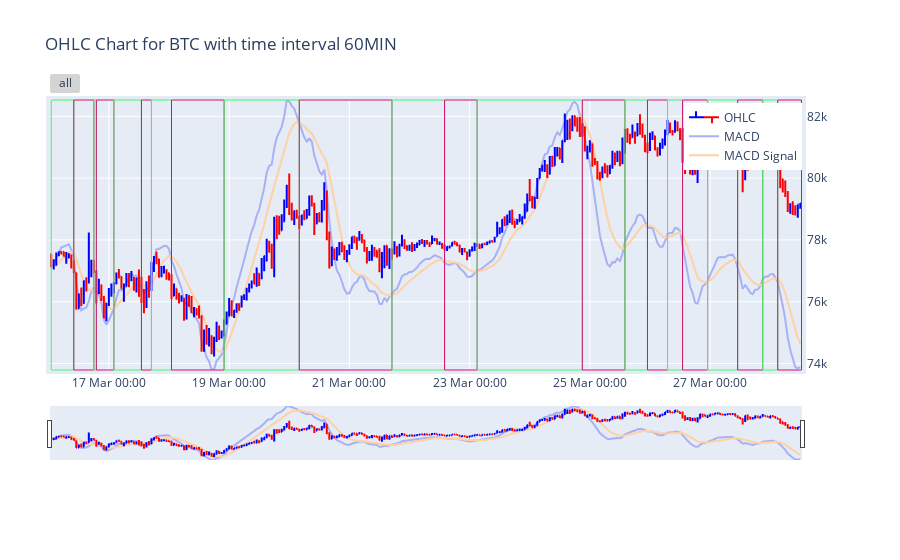
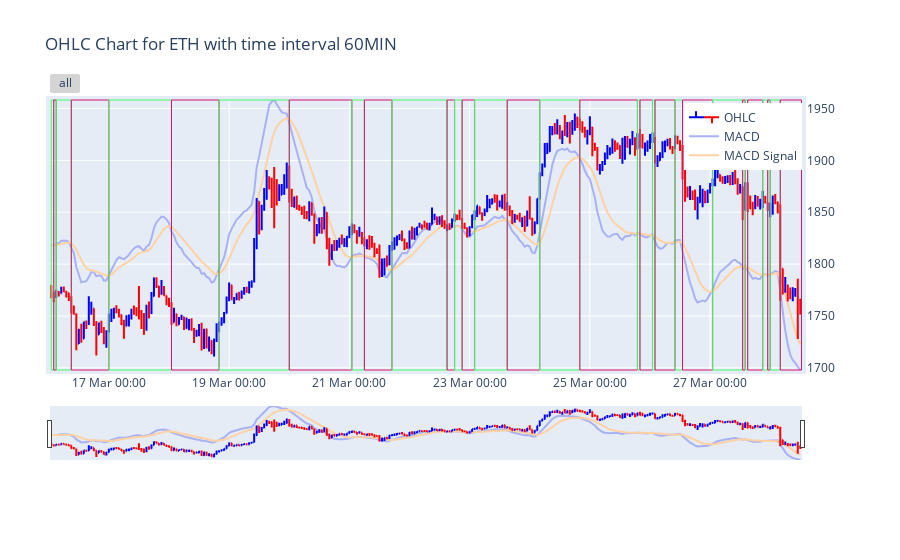
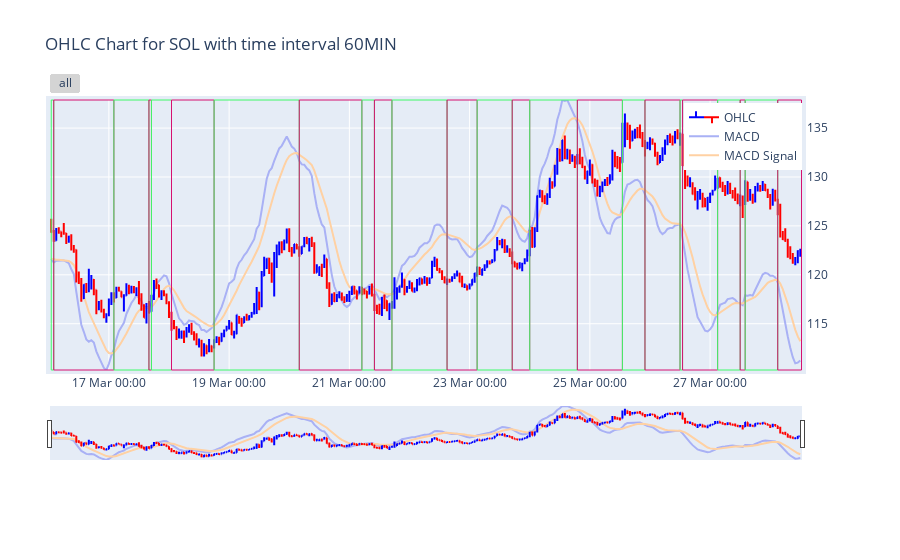
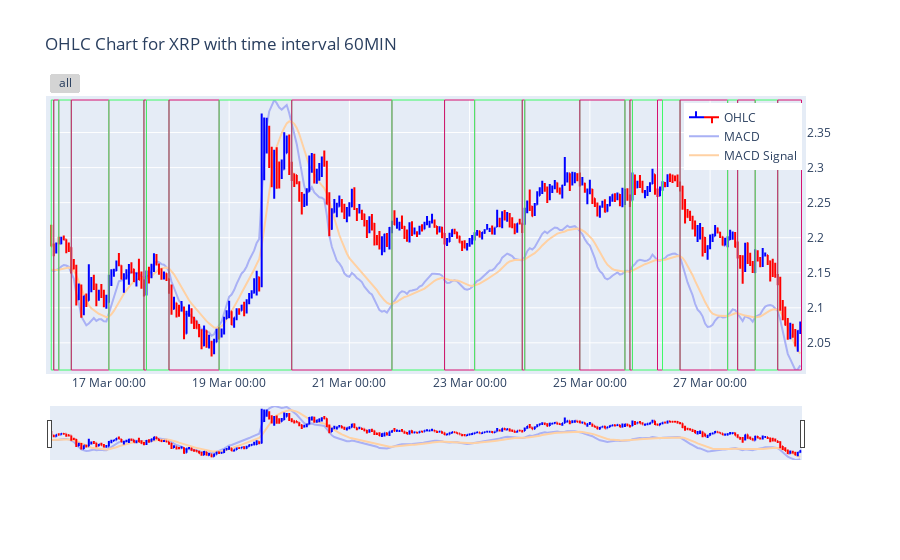

The code cell stored with these charts, in order, in its notebook:
### Code cell
# CHANGE HERE: 1MIN, 15MIN, 60MIN, DAILY
granularity = '60MIN'  # Set the desired granularity for the chart (options: '1MIN', '15MIN', '60MIN', 'DAILY')

# Loop through each cryptocurrency in the MY_CRYPTO_CURRENCIES list
for currency in MY_CRYPTO_CURRENCIES:
    # Filter data for the specific currency and granularity from the df_history_enhanced DataFrame
    df_history_for_chart = df_history_enhanced.query(f'granularity == \'{granularity}\' and base_currency == \'{currency}\'').copy()
    
    # Filter data for the specific currency and granularity from the df_history_market_trend_intervals DataFrame
    df_history_market_trend_for_chart = df_history_market_trend_intervals.query(f'granularity == \'{granularity}\' and base_currency == \'{currency}\'').copy()
    
    # Get the minimum and maximum values of the MACD for the chart's y-axis range
    macd_min = df_history_for_chart['MACD'].min()
    macd_max = df_history_for_chart['MACD'].max()
    
    # Create a figure with secondary y-axis support for multiple traces
    fig = make_subplots(specs=[[{"secondary_y": True}]])
    
    # Add OHLC (Open, High, Low, Close) data to the chart, including color customization for increasing and decreasing candles
    fig.add_trace(go.Ohlc(
        x=df_history_for_chart['date'],
        open=df_history_for_chart['open'],
        high=df_history_for_chart['high'],
        low=df_history_for_chart['low'],
        close=df_history_for_chart['close'],
        increasing_line_color=CANDLE_INCREASE_COLOR,  # Set the color for increasing candles
        decreasing_line_color=CANDLE_DECREASE_COLOR,  # Set the color for decreasing candles
        name='OHLC'), secondary_y=True)
    
    # Add MACD (Moving Average Convergence Divergence) data to the chart
    fig.add_trace(go.Scatter(
        x=df_history_for_chart['date'],
        y=df_history_for_chart['MACD'],
        name='MACD',
        line=dict(color=MACD_COLOR),  # Set the color for the MACD line
        mode='lines'), secondary_y=False)
    
    # Add MACD Signal data to the chart (the signal line for MACD)
    fig.add_trace(go.Scatter(
        x=df_history_for_chart['date'],
        y=df_history_for_chart['MACD_signal'],
        name='MACD Signal',
        line=dict(color=MACD_SIGNAL_COLOR),  # Set the color for the MACD Signal line
        mode='lines'), secondary_y=False)
    
    # Loop through the market trend intervals for the current currency to add vertical rectangles indicating trend periods
    for i in range(df_history_market_trend_for_chart['base_currency'].count()):
        fig.add_vrect(
            x0=df_history_market_trend_for_chart.iloc[i]['start_date'],  # Start of the trend interval
            x1=df_history_market_trend_for_chart.iloc[i]['finish_date'],  # End of the trend interval
            col=1,
            # Optional: You can set the fill color for the rectangle, currently commented out
            line=dict(color=df_history_market_trend_for_chart.iloc[i]['color']),  # Set the line color of the rectangle (based on the trend)
            opacity=1.0,
            line_width=1
        )
    
    # Update the layout of the figure to set various chart properties
    fig.update_layout(
        title=f'OHLC Chart for {currency} with time interval {granularity}',  # Set chart title
        hovermode='x unified',  # Set hover mode to show data across the x-axis
        legend=dict(yanchor="top", y=0.99, xanchor="right", x=0.94),  # Position the legend
        template=PLOTLY_TEMPLATE,  # Set the plot template (style)
        yaxis_range=[macd_min, macd_max],  # Set the y-axis range based on the MACD data
        yaxis1_showgrid=False,  # Hide grid lines for the primary y-axis
        yaxis1_showticklabels=False,  # Hide tick labels for the primary y-axis
        yaxis1_zeroline=False,  # Hide the zero line for the primary y-axis
        margin=dict(
            l=50,  # Left margin
            r=50,  # Right margin
            b=100,  # Bottom margin
            t=100,  # Top margin
            pad=4  # Padding for the margins
        ),
        xaxis=dict(
            rangeselector=dict(
                buttons=[dict(step="all")]  # Set the range selector to show all data
            ),
            rangeslider=dict(visible=True),  # Add a range slider below the x-axis
            type="date"  # Set the x-axis to represent dates
        )
    )
    
    # Set the x-axis tick format depending on the granularity (time interval)
    if granularity == 'DAILY':
        fig.update_layout(xaxis_tickformat='%d %b (%a)')  # Format the date as day/month (week day)
    else:
        fig.update_layout(xaxis_tickformat='%d %b %H:%M')  # Format the date as day/month hour:minute
    
    # Display the figure
    fig.show()

### Figure 1 — Plotly figure (JSON) as saved in the notebook; plotly's stock layout.template omitted (floating-point values rounded to 4 significant figures; data arrays with more than 128 entries replaced by an {"elided": "..."} marker saying what was removed)
{"data": [{"close": {"elided": "300 float values"}, "decreasing": {"line": {"color": "red"}}, "high": {"elided": "300 float values"}, "increasing": {"line": {"color": "blue"}}, "low": {"elided": "300 float values"}, "name": "OHLC", "open": {"elided": "300 float values"}, "type": "ohlc", "x": {"elided": "300 str values"}, "xaxis": "x", "yaxis": "y2"}, {"line": {"color": "#A9B1F5"}, "mode": "lines", "name": "MACD", "type": "scatter", "x": {"elided": "300 str values"}, "xaxis": "x", "y": {"elided": "300 float values"}, "yaxis": "y"}, {"line": {"color": "#FFD1A3"}, "mode": "lines", "name": "MACD Signal", "type": "scatter", "x": {"elided": "300 str values"}, "xaxis": "x", "y": {"elided": "300 float values"}, "yaxis": "y"}], "layout": {"hovermode": "x unified", "legend": {"x": 0.94, "xanchor": "right", "y": 0.99, "yanchor": "top"}, "margin": {"b": 100, "l": 50, "pad": 4, "r": 50, "t": 100}, "shapes": [{"line": {"color": "#3FFA68", "width": 1}, "opacity": 1, "type": "rect", "x0": "2025-03-16T01:00:00", "x1": "2025-03-16T10:00:00", "xref": "x", "y0": 0, "y1": 1, "yref": "y domain"}, {"line": {"color": "#D61170", "width": 1}, "opacity": 1, "type": "rect", "x0": "2025-03-16T10:00:00", "x1": "2025-03-16T18:00:00", "xref": "x", "y0": 0, "y1": 1, "yref": "y domain"}, {"line": {"color": "#3FFA68", "width": 1}, "opacity": 1, "type": "rect", "x0": "2025-03-16T18:00:00", "x1": "2025-03-16T19:00:00", "xref": "x", "y0": 0, "y1": 1, "yref": "y domain"}, {"line": {"color": "#D61170", "width": 1}, "opacity": 1, "type": "rect", "x0": "2025-03-16T19:00:00", "x1": "2025-03-17T02:00:00", "xref": "x", "y0": 0, "y1": 1, "yref": "y domain"}, {"line": {"color": "#3FFA68", "width": 1}, "opacity": 1, "type": "rect", "x0": "2025-03-17T02:00:00", "x1": "2025-03-17T13:00:00", "xref": "x", "y0": 0, "y1": 1, "yref": "y domain"}, {"line": {"color": "#D61170", "width": 1}, "opacity": 1, "type": "rect", "x0": "2025-03-17T13:00:00", "x1": "2025-03-17T17:00:00", "xref": "x", "y0": 0, "y1": 1, "yref": "y domain"}, {"line": {"color": "#3FFA68", "width": 1}, "opacity": 1, "type": "rect", "x0": "2025-03-17T17:00:00", "x1": "2025-03-18T01:00:00", "xref": "x", "y0": 0, "y1": 1, "yref": "y domain"}, {"line": {"color": "#D61170", "width": 1}, "opacity": 1, "type": "rect", "x0": "2025-03-18T01:00:00", "x1": "2025-03-18T22:00:00", "xref": "x", "y0": 0, "y1": 1, "yref": "y domain"}, {"line": {"color": "#3FFA68", "width": 1}, "opacity": 1, "type": "rect", "x0": "2025-03-18T22:00:00", "x1": "2025-03-20T04:00:00", "xref": "x", "y0": 0, "y1": 1, "yref": "y domain"}, {"line": {"color": "#D61170", "width": 1}, "opacity": 1, "type": "rect", "x0": "2025-03-20T04:00:00", "x1": "2025-03-21T17:00:00", "xref": "x", "y0": 0, "y1": 1, "yref": "y domain"}, {"line": {"color": "#3FFA68", "width": 1}, "opacity": 1, "type": "rect", "x0": "2025-03-21T17:00:00", "x1": "2025-03-22T14:00:00", "xref": "x", "y0": 0, "y1": 1, "yref": "y domain"}, {"line": {"color": "#D61170", "width": 1}, "opacity": 1, "type": "rect", "x0": "2025-03-22T14:00:00", "x1": "2025-03-23T03:00:00", "xref": "x", "y0": 0, "y1": 1, "yref": "y domain"}, {"line": {"color": "#3FFA68", "width": 1}, "opacity": 1, "type": "rect", "x0": "2025-03-23T03:00:00", "x1": "2025-03-24T21:00:00", "xref": "x", "y0": 0, "y1": 1, "yref": "y domain"}, {"line": {"color": "#D61170", "width": 1}, "opacity": 1, "type": "rect", "x0": "2025-03-24T21:00:00", "x1": "2025-03-25T14:00:00", "xref": "x", "y0": 0, "y1": 1, "yref": "y domain"}, {"line": {"color": "#3FFA68", "width": 1}, "opacity": 1, "type": "rect", "x0": "2025-03-25T14:00:00", "x1": "2025-03-25T23:00:00", "xref": "x", "y0": 0, "y1": 1, "yref": "y domain"}, {"line": {"color": "#D61170", "width": 1}, "opacity": 1, "type": "rect", "x0": "2025-03-25T23:00:00", "x1": "2025-03-26T07:00:00", "xref": "x", "y0": 0, "y1": 1, "yref": "y domain"}, {"line": {"color": "#3FFA68", "width": 1}, "opacity": 1, "type": "rect", "x0": "2025-03-26T07:00:00", "x1": "2025-03-26T13:00:00", "xref": "x", "y0": 0, "y1": 1, "yref": "y domain"}, {"line": {"color": "#D61170", "width": 1}, "opacity": 1, "type": "rect", "x0": "2025-03-26T13:00:00", "x1": "2025-03-26T23:00:00", "xref": "x", "y0": 0, "y1": 1, "yref": "y domain"}, {"line": {"color": "#3FFA68", "width": 1}, "opacity": 1, "type": "rect", "x0": "2025-03-26T23:00:00", "x1": "2025-03-27T11:00:00", "xref": "x", "y0": 0, "y1": 1, "yref": "y domain"}, {"line": {"color": "#D61170", "width": 1}, "opacity": 1, "type": "rect", "x0": "2025-03-27T11:00:00", "x1": "2025-03-27T21:00:00", "xref": "x", "y0": 0, "y1": 1, "yref": "y domain"}, {"line": {"color": "#3FFA68", "width": 1}, "opacity": 1, "type": "rect", "x0": "2025-03-27T21:00:00", "x1": "2025-03-28T03:00:00", "xref": "x", "y0": 0, "y1": 1, "yref": "y domain"}, {"line": {"color": "#D61170", "width": 1}, "opacity": 1, "type": "rect", "x0": "2025-03-28T03:00:00", "x1": "2025-03-28T12:29:00.388198", "xref": "x", "y0": 0, "y1": 1, "yref": "y domain"}], "title": {"text": "OHLC Chart for BTC with time interval 60MIN"}, "xaxis": {"anchor": "y", "domain": [0, 0.94], "rangeselector": {"buttons": [{"step": "all"}]}, "rangeslider": {"visible": true}, "tickformat": "%d %b %H:%M", "type": "date"}, "yaxis": {"anchor": "x", "domain": [0, 1], "range": [-505.5, 816.4], "showgrid": false, "showticklabels": false, "zeroline": false}, "yaxis2": {"anchor": "x", "overlaying": "y", "side": "right"}}}

### Figure 2 — Plotly figure (JSON) as saved in the notebook; plotly's stock layout.template omitted (floating-point values rounded to 4 significant figures; data arrays with more than 128 entries replaced by an {"elided": "..."} marker saying what was removed)
{"data": [{"close": {"elided": "300 float values"}, "decreasing": {"line": {"color": "red"}}, "high": {"elided": "300 float values"}, "increasing": {"line": {"color": "blue"}}, "low": {"elided": "300 float values"}, "name": "OHLC", "open": {"elided": "300 float values"}, "type": "ohlc", "x": {"elided": "300 str values"}, "xaxis": "x", "yaxis": "y2"}, {"line": {"color": "#A9B1F5"}, "mode": "lines", "name": "MACD", "type": "scatter", "x": {"elided": "300 str values"}, "xaxis": "x", "y": {"elided": "300 float values"}, "yaxis": "y"}, {"line": {"color": "#FFD1A3"}, "mode": "lines", "name": "MACD Signal", "type": "scatter", "x": {"elided": "300 str values"}, "xaxis": "x", "y": {"elided": "300 float values"}, "yaxis": "y"}], "layout": {"hovermode": "x unified", "legend": {"x": 0.94, "xanchor": "right", "y": 0.99, "yanchor": "top"}, "margin": {"b": 100, "l": 50, "pad": 4, "r": 50, "t": 100}, "shapes": [{"line": {"color": "#3FFA68", "width": 1}, "opacity": 1, "type": "rect", "x0": "2025-03-16T01:00:00", "x1": "2025-03-16T02:00:00", "xref": "x", "y0": 0, "y1": 1, "yref": "y domain"}, {"line": {"color": "#D61170", "width": 1}, "opacity": 1, "type": "rect", "x0": "2025-03-16T02:00:00", "x1": "2025-03-16T03:00:00", "xref": "x", "y0": 0, "y1": 1, "yref": "y domain"}, {"line": {"color": "#3FFA68", "width": 1}, "opacity": 1, "type": "rect", "x0": "2025-03-16T03:00:00", "x1": "2025-03-16T09:00:00", "xref": "x", "y0": 0, "y1": 1, "yref": "y domain"}, {"line": {"color": "#D61170", "width": 1}, "opacity": 1, "type": "rect", "x0": "2025-03-16T09:00:00", "x1": "2025-03-17T00:00:00", "xref": "x", "y0": 0, "y1": 1, "yref": "y domain"}, {"line": {"color": "#3FFA68", "width": 1}, "opacity": 1, "type": "rect", "x0": "2025-03-17T00:00:00", "x1": "2025-03-18T01:00:00", "xref": "x", "y0": 0, "y1": 1, "yref": "y domain"}, {"line": {"color": "#D61170", "width": 1}, "opacity": 1, "type": "rect", "x0": "2025-03-18T01:00:00", "x1": "2025-03-18T20:00:00", "xref": "x", "y0": 0, "y1": 1, "yref": "y domain"}, {"line": {"color": "#3FFA68", "width": 1}, "opacity": 1, "type": "rect", "x0": "2025-03-18T20:00:00", "x1": "2025-03-20T00:00:00", "xref": "x", "y0": 0, "y1": 1, "yref": "y domain"}, {"line": {"color": "#D61170", "width": 1}, "opacity": 1, "type": "rect", "x0": "2025-03-20T00:00:00", "x1": "2025-03-21T01:00:00", "xref": "x", "y0": 0, "y1": 1, "yref": "y domain"}, {"line": {"color": "#3FFA68", "width": 1}, "opacity": 1, "type": "rect", "x0": "2025-03-21T01:00:00", "x1": "2025-03-21T06:00:00", "xref": "x", "y0": 0, "y1": 1, "yref": "y domain"}, {"line": {"color": "#D61170", "width": 1}, "opacity": 1, "type": "rect", "x0": "2025-03-21T06:00:00", "x1": "2025-03-21T17:00:00", "xref": "x", "y0": 0, "y1": 1, "yref": "y domain"}, {"line": {"color": "#3FFA68", "width": 1}, "opacity": 1, "type": "rect", "x0": "2025-03-21T17:00:00", "x1": "2025-03-22T15:00:00", "xref": "x", "y0": 0, "y1": 1, "yref": "y domain"}, {"line": {"color": "#D61170", "width": 1}, "opacity": 1, "type": "rect", "x0": "2025-03-22T15:00:00", "x1": "2025-03-22T18:00:00", "xref": "x", "y0": 0, "y1": 1, "yref": "y domain"}, {"line": {"color": "#3FFA68", "width": 1}, "opacity": 1, "type": "rect", "x0": "2025-03-22T18:00:00", "x1": "2025-03-22T21:00:00", "xref": "x", "y0": 0, "y1": 1, "yref": "y domain"}, {"line": {"color": "#D61170", "width": 1}, "opacity": 1, "type": "rect", "x0": "2025-03-22T21:00:00", "x1": "2025-03-23T02:00:00", "xref": "x", "y0": 0, "y1": 1, "yref": "y domain"}, {"line": {"color": "#3FFA68", "width": 1}, "opacity": 1, "type": "rect", "x0": "2025-03-23T02:00:00", "x1": "2025-03-23T15:00:00", "xref": "x", "y0": 0, "y1": 1, "yref": "y domain"}, {"line": {"color": "#D61170", "width": 1}, "opacity": 1, "type": "rect", "x0": "2025-03-23T15:00:00", "x1": "2025-03-24T04:00:00", "xref": "x", "y0": 0, "y1": 1, "yref": "y domain"}, {"line": {"color": "#3FFA68", "width": 1}, "opacity": 1, "type": "rect", "x0": "2025-03-24T04:00:00", "x1": "2025-03-24T20:00:00", "xref": "x", "y0": 0, "y1": 1, "yref": "y domain"}, {"line": {"color": "#D61170", "width": 1}, "opacity": 1, "type": "rect", "x0": "2025-03-24T20:00:00", "x1": "2025-03-25T19:00:00", "xref": "x", "y0": 0, "y1": 1, "yref": "y domain"}, {"line": {"color": "#3FFA68", "width": 1}, "opacity": 1, "type": "rect", "x0": "2025-03-25T19:00:00", "x1": "2025-03-25T20:00:00", "xref": "x", "y0": 0, "y1": 1, "yref": "y domain"}, {"line": {"color": "#D61170", "width": 1}, "opacity": 1, "type": "rect", "x0": "2025-03-25T20:00:00", "x1": "2025-03-26T01:00:00", "xref": "x", "y0": 0, "y1": 1, "yref": "y domain"}, {"line": {"color": "#3FFA68", "width": 1}, "opacity": 1, "type": "rect", "x0": "2025-03-26T01:00:00", "x1": "2025-03-26T02:00:00", "xref": "x", "y0": 0, "y1": 1, "yref": "y domain"}, {"line": {"color": "#D61170", "width": 1}, "opacity": 1, "type": "rect", "x0": "2025-03-26T02:00:00", "x1": "2025-03-26T10:00:00", "xref": "x", "y0": 0, "y1": 1, "yref": "y domain"}, {"line": {"color": "#3FFA68", "width": 1}, "opacity": 1, "type": "rect", "x0": "2025-03-26T10:00:00", "x1": "2025-03-26T13:00:00", "xref": "x", "y0": 0, "y1": 1, "yref": "y domain"}, {"line": {"color": "#D61170", "width": 1}, "opacity": 1, "type": "rect", "x0": "2025-03-26T13:00:00", "x1": "2025-03-27T01:00:00", "xref": "x", "y0": 0, "y1": 1, "yref": "y domain"}, {"line": {"color": "#3FFA68", "width": 1}, "opacity": 1, "type": "rect", "x0": "2025-03-27T01:00:00", "x1": "2025-03-27T13:00:00", "xref": "x", "y0": 0, "y1": 1, "yref": "y domain"}, {"line": {"color": "#D61170", "width": 1}, "opacity": 1, "type": "rect", "x0": "2025-03-27T13:00:00", "x1": "2025-03-27T14:00:00", "xref": "x", "y0": 0, "y1": 1, "yref": "y domain"}, {"line": {"color": "#3FFA68", "width": 1}, "opacity": 1, "type": "rect", "x0": "2025-03-27T14:00:00", "x1": "2025-03-27T15:00:00", "xref": "x", "y0": 0, "y1": 1, "yref": "y domain"}, {"line": {"color": "#D61170", "width": 1}, "opacity": 1, "type": "rect", "x0": "2025-03-27T15:00:00", "x1": "2025-03-27T21:00:00", "xref": "x", "y0": 0, "y1": 1, "yref": "y domain"}, {"line": {"color": "#3FFA68", "width": 1}, "opacity": 1, "type": "rect", "x0": "2025-03-27T21:00:00", "x1": "2025-03-27T23:00:00", "xref": "x", "y0": 0, "y1": 1, "yref": "y domain"}, {"line": {"color": "#D61170", "width": 1}, "opacity": 1, "type": "rect", "x0": "2025-03-27T23:00:00", "x1": "2025-03-28T00:00:00", "xref": "x", "y0": 0, "y1": 1, "yref": "y domain"}, {"line": {"color": "#3FFA68", "width": 1}, "opacity": 1, "type": "rect", "x0": "2025-03-28T00:00:00", "x1": "2025-03-28T04:00:00", "xref": "x", "y0": 0, "y1": 1, "yref": "y domain"}, {"line": {"color": "#D61170", "width": 1}, "opacity": 1, "type": "rect", "x0": "2025-03-28T04:00:00", "x1": "2025-03-28T12:29:00.438341", "xref": "x", "y0": 0, "y1": 1, "yref": "y domain"}], "title": {"text": "OHLC Chart for ETH with time interval 60MIN"}, "xaxis": {"anchor": "y", "domain": [0, 0.94], "rangeselector": {"buttons": [{"step": "all"}]}, "rangeslider": {"visible": true}, "tickformat": "%d %b %H:%M", "type": "date"}, "yaxis": {"anchor": "x", "domain": [0, 1], "range": [-29.06, 33.81], "showgrid": false, "showticklabels": false, "zeroline": false}, "yaxis2": {"anchor": "x", "overlaying": "y", "side": "right"}}}

### Figure 3 — Plotly figure (JSON) as saved in the notebook; plotly's stock layout.template omitted (floating-point values rounded to 4 significant figures; data arrays with more than 128 entries replaced by an {"elided": "..."} marker saying what was removed)
{"data": [{"close": {"elided": "300 float values"}, "decreasing": {"line": {"color": "red"}}, "high": {"elided": "300 float values"}, "increasing": {"line": {"color": "blue"}}, "low": {"elided": "300 float values"}, "name": "OHLC", "open": {"elided": "300 float values"}, "type": "ohlc", "x": {"elided": "300 str values"}, "xaxis": "x", "yaxis": "y2"}, {"line": {"color": "#A9B1F5"}, "mode": "lines", "name": "MACD", "type": "scatter", "x": {"elided": "300 str values"}, "xaxis": "x", "y": {"elided": "300 float values"}, "yaxis": "y"}, {"line": {"color": "#FFD1A3"}, "mode": "lines", "name": "MACD Signal", "type": "scatter", "x": {"elided": "300 str values"}, "xaxis": "x", "y": {"elided": "300 float values"}, "yaxis": "y"}], "layout": {"hovermode": "x unified", "legend": {"x": 0.94, "xanchor": "right", "y": 0.99, "yanchor": "top"}, "margin": {"b": 100, "l": 50, "pad": 4, "r": 50, "t": 100}, "shapes": [{"line": {"color": "#3FFA68", "width": 1}, "opacity": 1, "type": "rect", "x0": "2025-03-16T01:00:00", "x1": "2025-03-16T02:00:00", "xref": "x", "y0": 0, "y1": 1, "yref": "y domain"}, {"line": {"color": "#D61170", "width": 1}, "opacity": 1, "type": "rect", "x0": "2025-03-16T02:00:00", "x1": "2025-03-17T02:00:00", "xref": "x", "y0": 0, "y1": 1, "yref": "y domain"}, {"line": {"color": "#3FFA68", "width": 1}, "opacity": 1, "type": "rect", "x0": "2025-03-17T02:00:00", "x1": "2025-03-17T16:00:00", "xref": "x", "y0": 0, "y1": 1, "yref": "y domain"}, {"line": {"color": "#D61170", "width": 1}, "opacity": 1, "type": "rect", "x0": "2025-03-17T16:00:00", "x1": "2025-03-17T17:00:00", "xref": "x", "y0": 0, "y1": 1, "yref": "y domain"}, {"line": {"color": "#3FFA68", "width": 1}, "opacity": 1, "type": "rect", "x0": "2025-03-17T17:00:00", "x1": "2025-03-18T01:00:00", "xref": "x", "y0": 0, "y1": 1, "yref": "y domain"}, {"line": {"color": "#D61170", "width": 1}, "opacity": 1, "type": "rect", "x0": "2025-03-18T01:00:00", "x1": "2025-03-18T18:00:00", "xref": "x", "y0": 0, "y1": 1, "yref": "y domain"}, {"line": {"color": "#3FFA68", "width": 1}, "opacity": 1, "type": "rect", "x0": "2025-03-18T18:00:00", "x1": "2025-03-20T04:00:00", "xref": "x", "y0": 0, "y1": 1, "yref": "y domain"}, {"line": {"color": "#D61170", "width": 1}, "opacity": 1, "type": "rect", "x0": "2025-03-20T04:00:00", "x1": "2025-03-21T05:00:00", "xref": "x", "y0": 0, "y1": 1, "yref": "y domain"}, {"line": {"color": "#3FFA68", "width": 1}, "opacity": 1, "type": "rect", "x0": "2025-03-21T05:00:00", "x1": "2025-03-21T10:00:00", "xref": "x", "y0": 0, "y1": 1, "yref": "y domain"}, {"line": {"color": "#D61170", "width": 1}, "opacity": 1, "type": "rect", "x0": "2025-03-21T10:00:00", "x1": "2025-03-21T17:00:00", "xref": "x", "y0": 0, "y1": 1, "yref": "y domain"}, {"line": {"color": "#3FFA68", "width": 1}, "opacity": 1, "type": "rect", "x0": "2025-03-21T17:00:00", "x1": "2025-03-22T15:00:00", "xref": "x", "y0": 0, "y1": 1, "yref": "y domain"}, {"line": {"color": "#D61170", "width": 1}, "opacity": 1, "type": "rect", "x0": "2025-03-22T15:00:00", "x1": "2025-03-23T03:00:00", "xref": "x", "y0": 0, "y1": 1, "yref": "y domain"}, {"line": {"color": "#3FFA68", "width": 1}, "opacity": 1, "type": "rect", "x0": "2025-03-23T03:00:00", "x1": "2025-03-23T17:00:00", "xref": "x", "y0": 0, "y1": 1, "yref": "y domain"}, {"line": {"color": "#D61170", "width": 1}, "opacity": 1, "type": "rect", "x0": "2025-03-23T17:00:00", "x1": "2025-03-24T00:00:00", "xref": "x", "y0": 0, "y1": 1, "yref": "y domain"}, {"line": {"color": "#3FFA68", "width": 1}, "opacity": 1, "type": "rect", "x0": "2025-03-24T00:00:00", "x1": "2025-03-24T19:00:00", "xref": "x", "y0": 0, "y1": 1, "yref": "y domain"}, {"line": {"color": "#D61170", "width": 1}, "opacity": 1, "type": "rect", "x0": "2025-03-24T19:00:00", "x1": "2025-03-25T13:00:00", "xref": "x", "y0": 0, "y1": 1, "yref": "y domain"}, {"line": {"color": "#3FFA68", "width": 1}, "opacity": 1, "type": "rect", "x0": "2025-03-25T13:00:00", "x1": "2025-03-25T22:00:00", "xref": "x", "y0": 0, "y1": 1, "yref": "y domain"}, {"line": {"color": "#D61170", "width": 1}, "opacity": 1, "type": "rect", "x0": "2025-03-25T22:00:00", "x1": "2025-03-26T12:00:00", "xref": "x", "y0": 0, "y1": 1, "yref": "y domain"}, {"line": {"color": "#3FFA68", "width": 1}, "opacity": 1, "type": "rect", "x0": "2025-03-26T12:00:00", "x1": "2025-03-26T13:00:00", "xref": "x", "y0": 0, "y1": 1, "yref": "y domain"}, {"line": {"color": "#D61170", "width": 1}, "opacity": 1, "type": "rect", "x0": "2025-03-26T13:00:00", "x1": "2025-03-27T03:00:00", "xref": "x", "y0": 0, "y1": 1, "yref": "y domain"}, {"line": {"color": "#3FFA68", "width": 1}, "opacity": 1, "type": "rect", "x0": "2025-03-27T03:00:00", "x1": "2025-03-27T12:00:00", "xref": "x", "y0": 0, "y1": 1, "yref": "y domain"}, {"line": {"color": "#D61170", "width": 1}, "opacity": 1, "type": "rect", "x0": "2025-03-27T12:00:00", "x1": "2025-03-27T14:00:00", "xref": "x", "y0": 0, "y1": 1, "yref": "y domain"}, {"line": {"color": "#3FFA68", "width": 1}, "opacity": 1, "type": "rect", "x0": "2025-03-27T14:00:00", "x1": "2025-03-28T03:00:00", "xref": "x", "y0": 0, "y1": 1, "yref": "y domain"}, {"line": {"color": "#D61170", "width": 1}, "opacity": 1, "type": "rect", "x0": "2025-03-28T03:00:00", "x1": "2025-03-28T12:29:00.489743", "xref": "x", "y0": 0, "y1": 1, "yref": "y domain"}], "title": {"text": "OHLC Chart for SOL with time interval 60MIN"}, "xaxis": {"anchor": "y", "domain": [0, 0.94], "rangeselector": {"buttons": [{"step": "all"}]}, "rangeslider": {"visible": true}, "tickformat": "%d %b %H:%M", "type": "date"}, "yaxis": {"anchor": "x", "domain": [0, 1], "range": [-2.015, 2.869], "showgrid": false, "showticklabels": false, "zeroline": false}, "yaxis2": {"anchor": "x", "overlaying": "y", "side": "right"}}}

### Figure 4 — Plotly figure (JSON) as saved in the notebook; plotly's stock layout.template omitted (floating-point values rounded to 4 significant figures; data arrays with more than 128 entries replaced by an {"elided": "..."} marker saying what was removed)
{"data": [{"close": {"elided": "300 float values"}, "decreasing": {"line": {"color": "red"}}, "high": {"elided": "300 float values"}, "increasing": {"line": {"color": "blue"}}, "low": {"elided": "300 float values"}, "name": "OHLC", "open": {"elided": "300 float values"}, "type": "ohlc", "x": {"elided": "300 str values"}, "xaxis": "x", "yaxis": "y2"}, {"line": {"color": "#A9B1F5"}, "mode": "lines", "name": "MACD", "type": "scatter", "x": {"elided": "300 str values"}, "xaxis": "x", "y": {"elided": "300 float values"}, "yaxis": "y"}, {"line": {"color": "#FFD1A3"}, "mode": "lines", "name": "MACD Signal", "type": "scatter", "x": {"elided": "300 str values"}, "xaxis": "x", "y": {"elided": "300 float values"}, "yaxis": "y"}], "layout": {"hovermode": "x unified", "legend": {"x": 0.94, "xanchor": "right", "y": 0.99, "yanchor": "top"}, "margin": {"b": 100, "l": 50, "pad": 4, "r": 50, "t": 100}, "shapes": [{"line": {"color": "#3FFA68", "width": 1}, "opacity": 1, "type": "rect", "x0": "2025-03-16T01:00:00", "x1": "2025-03-16T02:00:00", "xref": "x", "y0": 0, "y1": 1, "yref": "y domain"}, {"line": {"color": "#D61170", "width": 1}, "opacity": 1, "type": "rect", "x0": "2025-03-16T02:00:00", "x1": "2025-03-16T04:00:00", "xref": "x", "y0": 0, "y1": 1, "yref": "y domain"}, {"line": {"color": "#3FFA68", "width": 1}, "opacity": 1, "type": "rect", "x0": "2025-03-16T04:00:00", "x1": "2025-03-16T09:00:00", "xref": "x", "y0": 0, "y1": 1, "yref": "y domain"}, {"line": {"color": "#D61170", "width": 1}, "opacity": 1, "type": "rect", "x0": "2025-03-16T09:00:00", "x1": "2025-03-17T00:00:00", "xref": "x", "y0": 0, "y1": 1, "yref": "y domain"}, {"line": {"color": "#3FFA68", "width": 1}, "opacity": 1, "type": "rect", "x0": "2025-03-17T00:00:00", "x1": "2025-03-17T14:00:00", "xref": "x", "y0": 0, "y1": 1, "yref": "y domain"}, {"line": {"color": "#D61170", "width": 1}, "opacity": 1, "type": "rect", "x0": "2025-03-17T14:00:00", "x1": "2025-03-17T15:00:00", "xref": "x", "y0": 0, "y1": 1, "yref": "y domain"}, {"line": {"color": "#3FFA68", "width": 1}, "opacity": 1, "type": "rect", "x0": "2025-03-17T15:00:00", "x1": "2025-03-18T00:00:00", "xref": "x", "y0": 0, "y1": 1, "yref": "y domain"}, {"line": {"color": "#D61170", "width": 1}, "opacity": 1, "type": "rect", "x0": "2025-03-18T00:00:00", "x1": "2025-03-18T20:00:00", "xref": "x", "y0": 0, "y1": 1, "yref": "y domain"}, {"line": {"color": "#3FFA68", "width": 1}, "opacity": 1, "type": "rect", "x0": "2025-03-18T20:00:00", "x1": "2025-03-20T01:00:00", "xref": "x", "y0": 0, "y1": 1, "yref": "y domain"}, {"line": {"color": "#D61170", "width": 1}, "opacity": 1, "type": "rect", "x0": "2025-03-20T01:00:00", "x1": "2025-03-21T17:00:00", "xref": "x", "y0": 0, "y1": 1, "yref": "y domain"}, {"line": {"color": "#3FFA68", "width": 1}, "opacity": 1, "type": "rect", "x0": "2025-03-21T17:00:00", "x1": "2025-03-22T14:00:00", "xref": "x", "y0": 0, "y1": 1, "yref": "y domain"}, {"line": {"color": "#D61170", "width": 1}, "opacity": 1, "type": "rect", "x0": "2025-03-22T14:00:00", "x1": "2025-03-23T02:00:00", "xref": "x", "y0": 0, "y1": 1, "yref": "y domain"}, {"line": {"color": "#3FFA68", "width": 1}, "opacity": 1, "type": "rect", "x0": "2025-03-23T02:00:00", "x1": "2025-03-23T21:00:00", "xref": "x", "y0": 0, "y1": 1, "yref": "y domain"}, {"line": {"color": "#D61170", "width": 1}, "opacity": 1, "type": "rect", "x0": "2025-03-23T21:00:00", "x1": "2025-03-23T22:00:00", "xref": "x", "y0": 0, "y1": 1, "yref": "y domain"}, {"line": {"color": "#3FFA68", "width": 1}, "opacity": 1, "type": "rect", "x0": "2025-03-23T22:00:00", "x1": "2025-03-24T20:00:00", "xref": "x", "y0": 0, "y1": 1, "yref": "y domain"}, {"line": {"color": "#D61170", "width": 1}, "opacity": 1, "type": "rect", "x0": "2025-03-24T20:00:00", "x1": "2025-03-25T14:00:00", "xref": "x", "y0": 0, "y1": 1, "yref": "y domain"}, {"line": {"color": "#3FFA68", "width": 1}, "opacity": 1, "type": "rect", "x0": "2025-03-25T14:00:00", "x1": "2025-03-25T16:00:00", "xref": "x", "y0": 0, "y1": 1, "yref": "y domain"}, {"line": {"color": "#D61170", "width": 1}, "opacity": 1, "type": "rect", "x0": "2025-03-25T16:00:00", "x1": "2025-03-25T17:00:00", "xref": "x", "y0": 0, "y1": 1, "yref": "y domain"}, {"line": {"color": "#3FFA68", "width": 1}, "opacity": 1, "type": "rect", "x0": "2025-03-25T17:00:00", "x1": "2025-03-26T03:00:00", "xref": "x", "y0": 0, "y1": 1, "yref": "y domain"}, {"line": {"color": "#D61170", "width": 1}, "opacity": 1, "type": "rect", "x0": "2025-03-26T03:00:00", "x1": "2025-03-26T05:00:00", "xref": "x", "y0": 0, "y1": 1, "yref": "y domain"}, {"line": {"color": "#3FFA68", "width": 1}, "opacity": 1, "type": "rect", "x0": "2025-03-26T05:00:00", "x1": "2025-03-26T12:00:00", "xref": "x", "y0": 0, "y1": 1, "yref": "y domain"}, {"line": {"color": "#D61170", "width": 1}, "opacity": 1, "type": "rect", "x0": "2025-03-26T12:00:00", "x1": "2025-03-27T07:00:00", "xref": "x", "y0": 0, "y1": 1, "yref": "y domain"}, {"line": {"color": "#3FFA68", "width": 1}, "opacity": 1, "type": "rect", "x0": "2025-03-27T07:00:00", "x1": "2025-03-27T11:00:00", "xref": "x", "y0": 0, "y1": 1, "yref": "y domain"}, {"line": {"color": "#D61170", "width": 1}, "opacity": 1, "type": "rect", "x0": "2025-03-27T11:00:00", "x1": "2025-03-27T18:00:00", "xref": "x", "y0": 0, "y1": 1, "yref": "y domain"}, {"line": {"color": "#3FFA68", "width": 1}, "opacity": 1, "type": "rect", "x0": "2025-03-27T18:00:00", "x1": "2025-03-28T03:00:00", "xref": "x", "y0": 0, "y1": 1, "yref": "y domain"}, {"line": {"color": "#D61170", "width": 1}, "opacity": 1, "type": "rect", "x0": "2025-03-28T03:00:00", "x1": "2025-03-28T12:29:00.539662", "xref": "x", "y0": 0, "y1": 1, "yref": "y domain"}], "title": {"text": "OHLC Chart for XRP with time interval 60MIN"}, "xaxis": {"anchor": "y", "domain": [0, 0.94], "rangeselector": {"buttons": [{"step": "all"}]}, "rangeslider": {"visible": true}, "tickformat": "%d %b %H:%M", "type": "date"}, "yaxis": {"anchor": "x", "domain": [0, 1], "range": [-0.03548, 0.05999], "showgrid": false, "showticklabels": false, "zeroline": false}, "yaxis2": {"anchor": "x", "overlaying": "y", "side": "right"}}}
